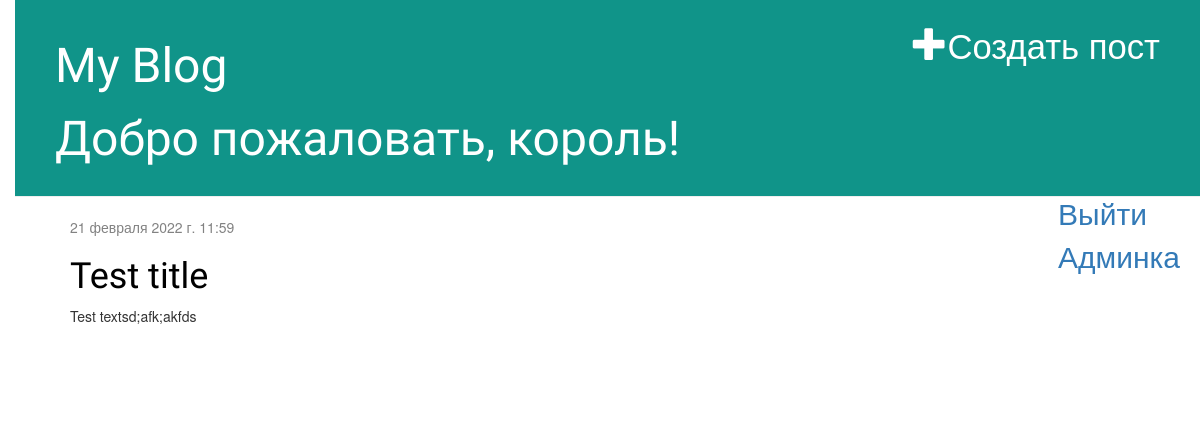
Before: / (signed in) with the older database file.
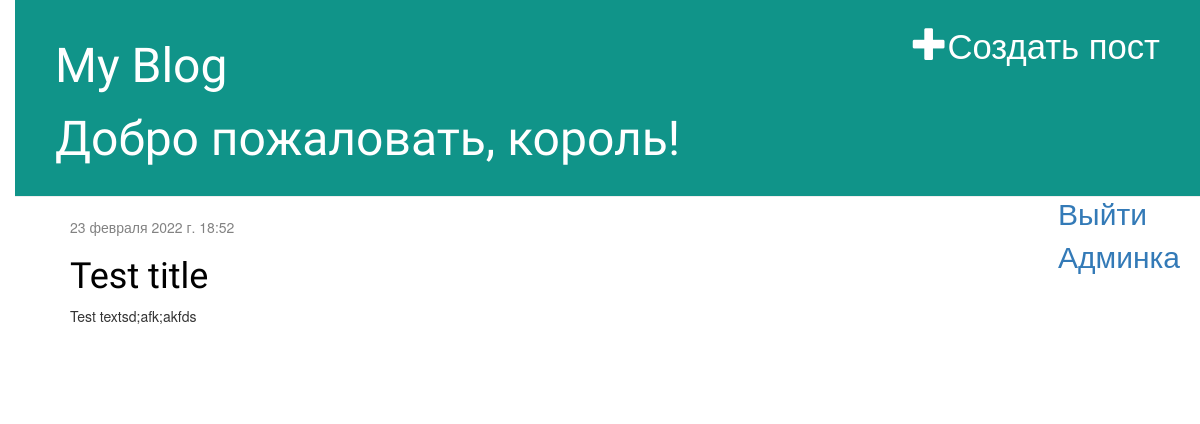
After: the same page with the newer database file.
### blog/models.py (models this page shows, shortened)
class Post(models.Model):
    author = models.ForeignKey(settings.AUTH_USER_MODEL, on_delete=models.CASCADE)
    title = models.CharField(max_length=200)
    text = models.TextField()
    created_date = models.DateTimeField(default=timezone.now)
    published_date = models.DateTimeField(blank=True, null=True)
    class Meta:
        verbose_name = 'Пост'
        verbose_name_plural = 'Посты'

### blog/views.py (the view)
# urls.py: path('', views.post_list, name='post_list'),
def post_list(request):
    posts = Post.objects.filter(published_date__lte=timezone.now()).order_by('published_date')
    return render(request, 'blog/post_list.html', {'posts': posts})

### blog/templates/blog/post_list.html
{% extends 'blog/base.html' %}
{% block content %}
    {% for post in posts %}
        <div class="post">
            <div class="date">
                {{ post.published_date }}
            </div>
            <h1><a href="{% url 'post_detail' pk=post.pk %}">{{ post.title }}</a></h1>
            <p>{{ post.text|linebreaksbr }}</p>
        </div>
    {% endfor %}
{% endblock %}

Changed rows visible on the page:
changed Post "Test title": published_date "21 февраля 2022 г. 11:59" → "23 февраля 2022 г. 18:52"
